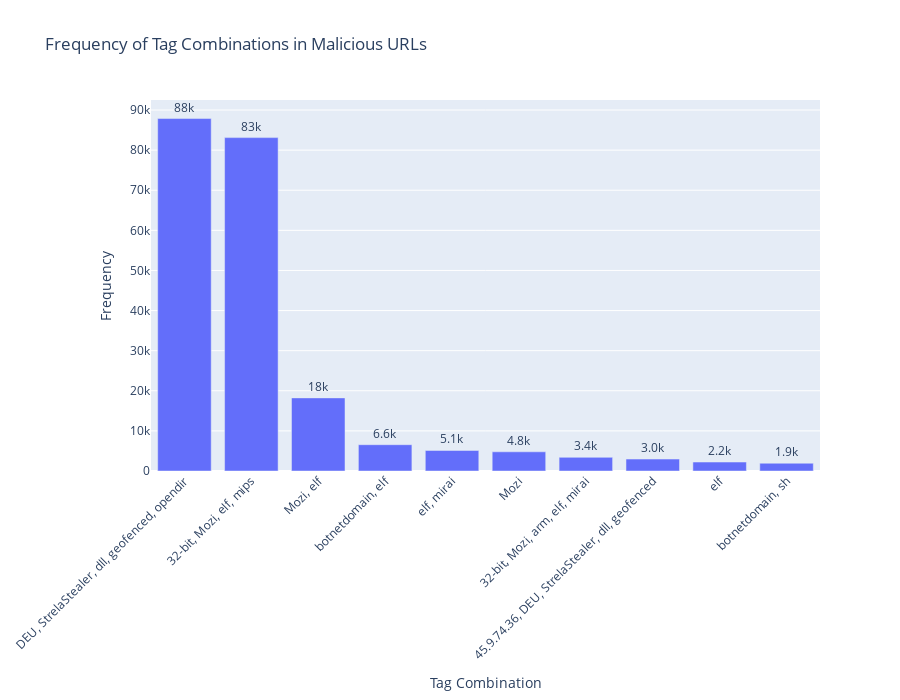

Source (notebook cell):
### Code cell
fig = px.bar(
    tag_combinations,
    x='tag_combination_str',
    y='frequency',
    labels={'tag_combination_str': 'Tag Combination', 'frequency': 'Frequency'},
    title='Frequency of Tag Combinations in Malicious URLs',
    text='frequency')

fig.update_traces(textposition='outside', texttemplate='%{text:.2s}')

fig.update_layout(xaxis_title='Tag Combination', yaxis_title='Frequency', xaxis_tickangle=-45, height=700)

fig.show()

### Figure 1 — Plotly figure (JSON) as saved in the notebook; plotly's stock layout.template omitted (floating-point values rounded to 4 significant figures)
{"data": [{"alignmentgroup": "True", "hovertemplate": "Tag Combination=%{x}<br>Frequency=%{text}<extra></extra>", "legendgroup": "", "marker": {"color": "#636efa", "pattern": {"shape": ""}}, "name": "", "offsetgroup": "", "orientation": "v", "showlegend": false, "text": [87875, 83121, 18229, 6560, 5127, 4785, 3409, 2975, 2234, 1938], "textposition": "outside", "texttemplate": "%{text:.2s}", "type": "bar", "x": ["DEU, StrelaStealer, dll, geofenced, opendir", "32-bit, Mozi, elf, mips", "Mozi, elf", "botnetdomain, elf", "elf, mirai", "Mozi", "32-bit, Mozi, arm, elf, mirai", "45.9.74.36, DEU, StrelaStealer, dll, geofenced", "elf", "botnetdomain, sh"], "xaxis": "x", "y": [87875, 83121, 18229, 6560, 5127, 4785, 3409, 2975, 2234, 1938], "yaxis": "y"}], "layout": {"barmode": "relative", "height": 700, "legend": {"tracegroupgap": 0}, "title": {"text": "Frequency of Tag Combinations in Malicious URLs"}, "xaxis": {"anchor": "y", "domain": [0, 1], "tickangle": -45, "title": {"text": "Tag Combination"}}, "yaxis": {"anchor": "x", "domain": [0, 1], "title": {"text": "Frequency"}}}}
